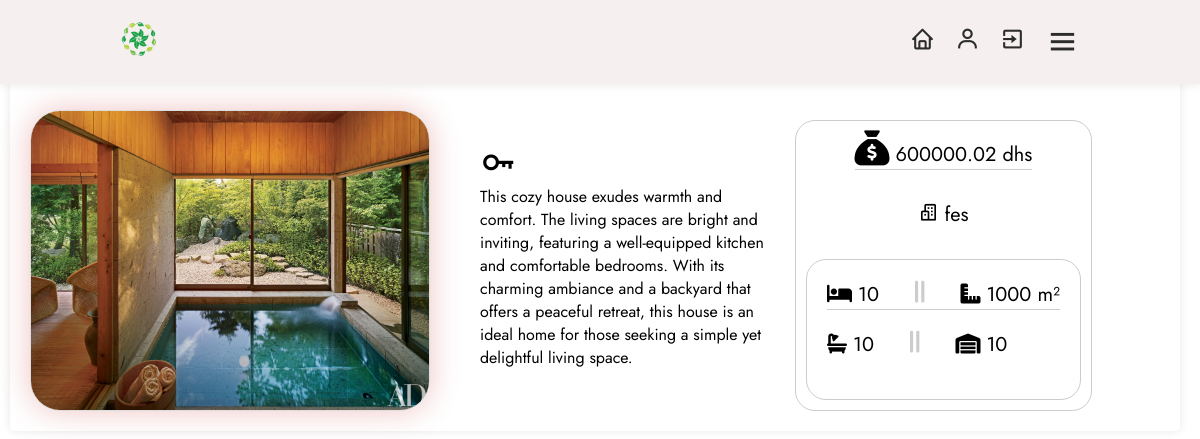
/product/1d2c8833-0b5d-4c73-8130-7e892361111d?username=hassan (signed in), run on the app's committed database.
### models/user.py (models this page shows)
class Products(db.Model):
    id = db.Column(db.String(50), primary_key=True, default=lambda: str( uuid.uuid4()), unique=True, nullable=False)
    name = db.Column(db.String(255), nullable=False)
    city = db.Column(db.String(8), nullable=False)
    price = db.Column(db.Float, nullable=False)
    image_path = db.Column(db.String(255), nullable=True)
    num_rooms = Column(Integer, nullable=False)
    section = Column(Integer, nullable=False)
    num_bain = Column(Integer, nullable=False)
    window_per_house = Column(Integer, nullable=False)
    user_id = db.Column(db.String(50),db.ForeignKey('user.id'),nullable=False)
    user = db.relationship('User', backref=db.backref('products', lazy=True))

### models/app.py (the view)
    @app.route('/product/<string:product_id>')
    def product_detail(product_id):
        product = get_product_details(product_id)
        user_data = get_user_data(current_user.username)
        return render_template('product_detail.html', product=product, user_data=user_data)

### models/db.py (called while the page is built)
def get_user_data(username):
    user = User.query.filter_by(username=username).first()
    if user is not None:
        return user
    else:
        return None

### models/templates/product_detail.html (shortened to what this page needs)
<!DOCTYPE html>
<html lang="en">
        <head>
                <link rel="stylesheet" href="{{ url_for('static', filename='style/dashboard.css') }}">
                <link rel="stylesheet" href="https://cdnjs.cloudflare.com/ajax/libs/font-awesome/5.15.2/css/all.min.css">
                <link rel="stylesheet" href="https://cdnjs.cloudflare.com/ajax/libs/font-awesome/6.4.2/css/all.min.css" />
                <link rel="stylesheet" href="https://unpkg.com/boxicons@latest/css/boxicons.min.css">
                <link href="https://cdn.jsdelivr.net/npm/bootstrap-icons@1.21.0/font/bootstrap-icons.css" rel="stylesheet">
        </head>
        <body>
                <header>
                        <div class="logo">
				<img src="{{ url_for('static', filename='images/icon.png') }}" alt="Icon">
                        </div>
                        <div class="nav-icon">
                                <a onclick="window.location.href='{{ url_for('dashboard') }}'"><i class='bx bx-home'></i></a>
				<a onclick="window.location.href='{{ url_for('user', username=user_data.username) }}'"><i class='bx bx-user'></i></a>
                                <a onclick="window.location.href='{{ url_for('exit') }}'"><i class='bx bx-exit'></i></a>
                                <div class="bx bx-menu" id="menu-icon"></div>
                        </div>
                </header>
                <section class="inside">
                                <div class="card">
                                     {% if product.image_path %}
                                        <img class="product-image" src="{{ url_for('serve_image', filename=product.image_path.split('/')[-1]) }}" alt="Product Image">
                                     {% else %}
                                              <p>No Image Available</p>
                                     {% endif %}
                                        <a style="max-width: 300px; margin-right: 15px;">
                                                <i class='bx bx-key' style="font-size: 38px"></i><p>   {{ product.name }} </p>
                                        </a>
                                        <div class="product-info">
                                                       <li style="border-bottom: 1px solid #ccc; margin-bottom: 30px;">
                                                                <i class="fa-solid fa-sack-dollar" style="font-size: 35px;"></i>   {{ product.price }} dhs
                                                       </li>
                                                       <p style="margin-bottom: 30px;">
                                                                <i class='bx bx-buildings'></i>   {{ product.city }}
                                                       </p>
                                                       <a style="border: 1px solid #ccc; border-radius: 20px; padding: 20px;">
                                                                 <p style="border-bottom: 1px solid #ccc; margin-bottom: 20px;">
                                                                        <i class="fa-solid fa-bed"></i> {{ product.num_rooms }}
                                                                        <i class="fa-solid fa-grip-lines-vertical" style="color: #ccc; font-size: 25px; margin-left: 30px; margin-right: 30px"></i>
                                                                        <i class="fa-solid fa-ruler-combined"></i>    {{ product.section }} m²
                                                                 </p>
                                                                 <p style="margin-bottom: 20px; margin-bottom: 20px;">
                                                                        <i class="fa-solid fa-bath"></i>    {{ product.num_bain }}
                                                                        <i class="fa-solid fa-grip-lines-vertical" style="color: #ccc; font-size: 25px; margin-left: 30px; margin-right: 30px;"></i>
                                                                        <i class="fa-solid fa-warehouse"></i>     {{ product.window_per_house }}
                                                                 </p>
                                                       </a>
                                        </div>
                                </div>
                </section>
        </body>
</html>

### models/static/style/dashboard.css (style rules this page uses)
* { margin: 0; padding: 0; box-sizing: border-box; font-family: 'Jost', sans-serif; list-style: none; text-decoration: none; }
header { position: fixed; width: 100%; top: 0; right: 0; z-index: 1000; display: flex; align-items: center; justify-content: space-between; padding: 20px 10%; background-color: #f5efef; box-shadow: 0 0 10px rgba(0, 0, 0, 0.1); }
.logo img { max-width: 120px; height: 1cm; }
.nav-icon { display: flex; align-items: center; }
.nav-icon i { margin-right: 20px; color: #2c2c2c; font-size: 25px; font-weight: 400; transform: all .42s ease; }
#menu-icon { font-size: 35px; color: #2c2c2c; z-index: 10001; cursor: pointer; }
.inside { padding-top: 70px; padding-right: 10px; }
.card { display: flex; background-color: none; margin-bottom: 20px; align-items: center; padding: 20px; margin: 10px; border-radius: 5px; box-shadow: 0 0 10px rgba(0, 0, 0, 0.1); }
.product-image { margin-right: 50px; max-width: 400px; height: auto; margin-top: 10px; border: 1px solid #ddd; border-radius: 30px; overflow: hidden; box-shadow: 0 0 30px rgba(201, 57, 57, 0.3); }
.product-info { margin-top: 20px; padding: 10px; border: 1px solid #ccc; border-radius: 20px; display: flex; flex-direction: column; font-size: 20px; align-items: CENTER; justify-content: flex-start; flex-wrap: wrap; }

### data on the page
Products: name "This cozy house exudes warmth and comfort. The living spaces are bright and inviting, featuring a well-equipped kitchen and comfortable bedrooms. With its charming ambiance and a backyard that offers a peaceful retreat, this house is an ideal home for those seeking a simple yet delightful living space.", price "600000.02", city "fes", section "1000"

### other printed values
{{ product.num_rooms }} "10"
{{ product.num_bain }} "10"
{{ product.window_per_house }} "10"
